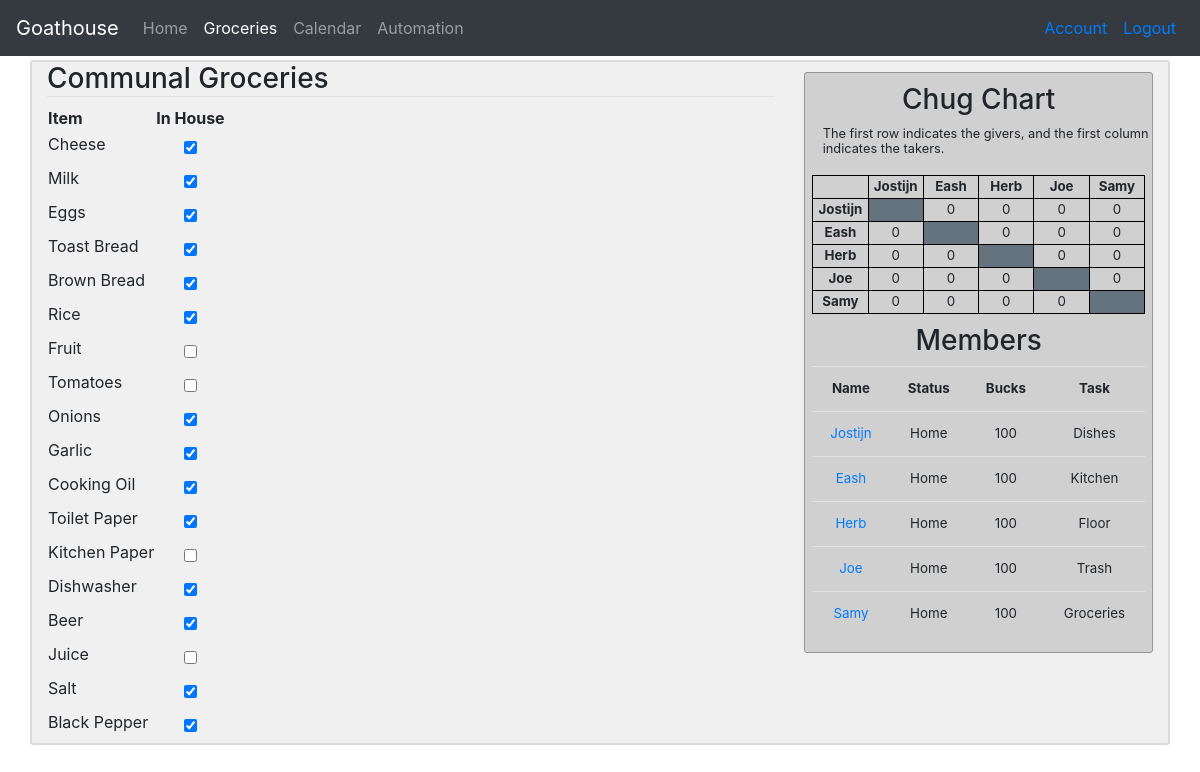
/groceries (signed in), run on an earlier commit of the app's database.
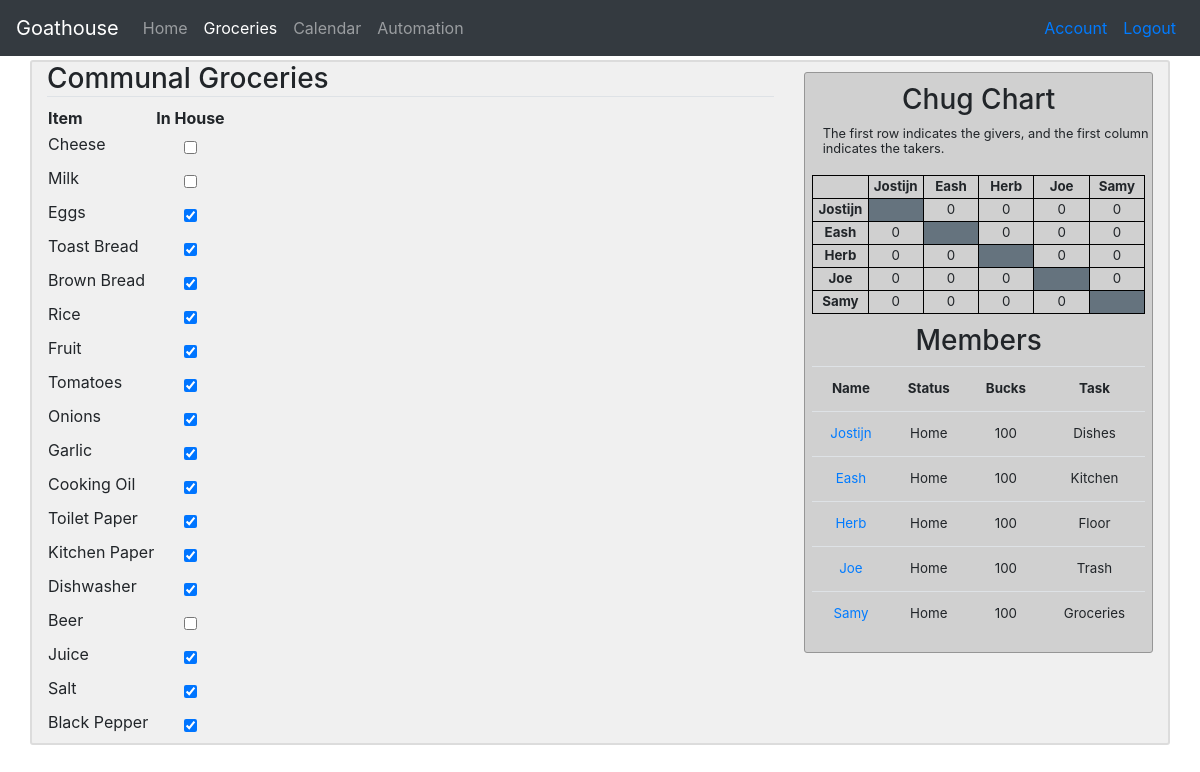
And on a later commit of the database.
### G_app/models.py (models this page shows, shortened)
class Groceries(db.Model):
    id = db.Column(db.Integer, primary_key = True)
    name = db.Column(db.String(100), nullable=False)
    in_house = db.Column(db.Boolean, nullable=False, default=True)

class User(db.Model, UserMixin):
    id = db.Column(db.Integer, primary_key = True)
    username = db.Column(db.String(20), unique=True, nullable=False)
    name = db.Column(db.String, nullable=False)
    email = db.Column(db.String(120), unique=True, nullable=False)
    image = db.Column(db.String(20), nullable=False, default='default.jpg')
    password = db.Column(db.String(60), nullable=False)
    status = db.Column(db.String, nullable=False)
    bucks = db.Column(db.Integer, nullable=False)
    task = db.Column(db.String, nullable=False)
    posts = db.relationship('Post', backref='author', lazy=True, foreign_keys='Post.id_user')
    posts_targeted = db.relationship('Post', backref='target', lazy=True, foreign_keys='Post.id_target')
    chugs_give = db.relationship('Chug', backref='giver', lazy=True, foreign_keys='Chug.id_giver')
    chugs_take = db.relationship('Chug', backref='taker', lazy=True, foreign_keys='Chug.id_taker')
    notifications = db.relationship('Notification', backref='target', lazy=True)
    payments_made = db.relationship('Transaction', backref='payer', lazy=True, foreign_keys='Transaction.id_payer')
    payments_received = db.relationship('Transaction', backref='payee', lazy=True, foreign_keys='Transaction.id_payee')
    challenges_made =  db.relationship('Challenge', backref='challenger', lazy=True, foreign_keys='Challenge.id_challenger')
    challenges_received =  db.relationship('Challenge', backref='challengee', lazy=True, foreign_keys='Challenge.id_challengee')

### G_app/main/routes.py (the view)
@main.route("/groceries")
@login_required
def groceries():
    members = member_ls()
    chug = chug_matrix()
    groceries = Groceries.query.all()
    return render_template('groceries.html', members=members, chug=chug, groceries=groceries)

### G_app/main/utils.py (called while the page is built)
def member_ls():
    members = []
    users = User.query.all()
    for user in users:
        if user.username != 'admin':
            user_dict = {
                'username': user.username,
                'name': user.name,
                'task': user.task,
                'bucks': user.bucks,
                'status': user.status
            }
            members.append(user_dict)
    return members

def chug_matrix():
    matrix = [
        [None, 0, 0, 0, 0],
        [0, None, 0, 0, 0],
        [0, 0, None, 0, 0],
        [0, 0, 0, None, 0],
        [0, 0, 0, 0, None]
    ]
    chugs_to_be_taken = Chug.query.filter_by(taken=False).all()
    for chug in chugs_to_be_taken:
        matrix[chug.id_taker - 1][chug.id_giver - 1] += 1
    return matrix

### G_app/models.py (called while the page is built)
@login_manager.user_loader
def load_user(user_id):
    return User.query.get(int(user_id))

### G_app/templates/groceries.html (shortened to what this page needs)
{% extends "layout.html" %}
  {% block groceries_active %}
    "nav-item active"
  {% endblock %}
  {% block content %}
    <h3 class="border-bottom">Communal Groceries</h3>
    <table id="groceries">
      <tr>
        <th id="groceries">Item</th>
        <th id="groceries">In House</th>
      </tr>
      {% for item in groceries %}
        <tr>
          <td id="groceries"><label for="{{ item.id }}">{{ item.name }}</label></td>
          <td align="center">
            <input type="checkbox" id="{{ item.id }}" onchange="update_groceries({{ item.id }}, '{{ item.in_house }}')" {{ "checked" if item.in_house }}>
          </td>
        </tr>
      {% endfor %}
    </table>
  {% endblock %}

### G_app/templates/layout.html (shortened to what this page needs)
<!DOCTYPE html>
<html>
  <head>
    <link rel="stylesheet" href="https://stackpath.bootstrapcdn.com/bootstrap/4.2.1/css/bootstrap.min.css">
    <link rel="stylesheet" type="text/css" href="{{ url_for('static', filename='main.css') }}">
  </head>
  <body style="background-image: url('{{ url_for('static', filename='images/our_goat.jpg') }}')">
    <div class="container d-none d-sm-block">
      <nav class="navbar bg-dark navbar-expand navbar-dark fixed-top">
        <a class="navbar-brand" href="#">Goathouse</a>
        {% if current_user.is_authenticated %}
        <ul class="navbar-nav mr-auto">
          <li class={% block home_active %}{% endblock %}><a class="nav-link" href="{{ url_for('main.home') }}">Home</a></li>
          <li class={% block groceries_active %}{% endblock %}><a class="nav-link" href="{{ url_for('main.groceries') }}">Groceries</a></li>
          <li class={% block calendar_active %}{% endblock %}><a class="nav-link" href=#>Calendar</a></li>
          <li class={% block automation_active %}{% endblock %}><a class="nav-link" href=#>Automation</a></li>
        </ul>
        {% endif %}
        <ul class="navbar-nav ml-auto">
          {% if current_user.is_authenticated %}
            <li class="nav-item"><a class="nav-link text-primary" href="{{ url_for('users.account') }}">Account</a></li>
            <li class="nav-item"><a class="nav-link text-primary" href="{{ url_for('users.logout') }}">Logout</a></li>
          {% else %}
            <li class="nav-item"><a class="nav-link text-primary" href="{{ url_for('users.login') }}">Login</a></li>
          {% endif %}
        </ul>
      </nav>
    </div>
    <div class="container d-none d-sm-block mb-3" id="main" style="margin-top:60px">
      <div class="row">
        <div class="col-lg-8">
            {% block content %}
            {% endblock %}
          </div>
        <div class="col-lg-4">
          {% if current_user.is_authenticated %}
            <div class="sidebar">
              <h3 style="margin-top:10px">Chug Chart</h3>
              <div class="sidebar-info">
                <small>The first row indicates the givers, and the first column indicates the takers.</small>
              </div>
              <table id="chug">
                <tr>
                  <th id="chug"></th>
                  {% for member in members %}
                    <th id="chug">{{ member.username }}</th>
                  {% endfor %}
                </tr>
                {% for row in range(5) %}
                  <tr>
                    <th id="chug">{{members[row]['username']}}</th>
                    {% for col in range(5) %}
                      {% if chug[row][col] != None %}
                        <td id="chug">{{ chug[row][col] }}</td>
                      {% else %}
                        <td id="chug" bgcolor="#65737e"></td>
                      {% endif %}
                    {% endfor %}
                  </tr>
                {% endfor %}
              </table>
              <h3 style="margin-top:10px">Members</h3>
              <table class="table" id="members">
                <tr>
                  <th>Name</th>
                  <th>Status</th>
                  <th>Bucks</th>
                  <th>Task</th>
                </tr>
                {% for member in members %}
                  <tr>
                    <td><a href="{{ url_for('users.profile', username=member.username) }}">{{ member.username }}</a></td>
                    <td>{{ member.status }}</td>
                    <td>{{ member.bucks }}</td>
                    <td>{{ member.task }}</td>
                  </tr>
                {% endfor %}
              </table>
            </div>
          {% endif %}
        </div>
      </div>
    </div>
  </body>
</html>

### G_app/static/main.css (style rules this page uses)
body { background-size: cover; }
.container#main { background-color: rgba(230, 230, 230, 0.6); border: 2px solid rgb(220, 220, 220); border-radius: 3px; width: 100%; }
.sidebar { text-align: center; background-color: rgba(200, 200, 200, 0.8); border: 0.5px solid rgb(150, 150, 150); border-radius: 3px; margin-top: 3%; margin-bottom: 3%; }
.sidebar-info { line-height: 0.95; text-align: left; margin-left: 5%; }
table#members { width: 96%; margin-left: 2%; margin-right: 2%; font-size: 10pt; }
table#chug { ; width: 96%; margin-left: 2%; margin-right: 2%; table-layout: fixed; font-size: 10pt; margin-top: 20px; }
table#chug, th#chug, td#chug { border: 1px solid black; }

What changed in the data, as far as the page shows it:
changed Groceries "Cheese": id "☑" → "☐"
changed Groceries "Milk": id "☑" → "☐"
changed Groceries "Fruit": id "☐" → "☑"
changed Groceries "Tomatoes": id "☐" → "☑"
changed Groceries "Kitchen Paper": id "☐" → "☑"
changed Groceries "Beer": id "☑" → "☐"
changed Groceries "Juice": id "☐" → "☑"
